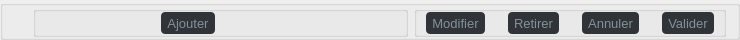
               <widget class="QGroupBox" name="groupBox_8">
                <property name="sizePolicy">
                 <sizepolicy hsizetype="Preferred" vsizetype="Expanding">
                  <horstretch>0</horstretch>
                  <verstretch>0</verstretch>
                 </sizepolicy>
                </property>
                <property name="maximumSize">
                 <size>
                  <width>16777215</width>
                  <height>30</height>
                 </size>
                </property>
                <property name="title">
                 <string/>
                </property>
                <layout class="QHBoxLayout" name="horizontalLayout_4">
                 <property name="leftMargin">
                  <number>30</number>
                 </property>
                 <property name="topMargin">
                  <number>0</number>
                 </property>
                 <property name="bottomMargin">
                  <number>0</number>
                 </property>
                 <item>
                  <widget class="QGroupBox" name="groupBox_11">
                   <property name="styleSheet">
                    <string notr="true"/>
                   </property>
                   <property name="title">
                    <string/>
                   </property>
                   <layout class="QHBoxLayout" name="horizontalLayout_8">
                    <property name="leftMargin">
                     <number>125</number>
                    </property>
                    <property name="topMargin">
                     <number>0</number>
                    </property>
                    <property name="rightMargin">
                     <number>190</number>
                    </property>
                    <property name="bottomMargin">
                     <number>0</number>
                    </property>
                    <item>
                     <widget class="QToolButton" name="ajoutV">
                      <property name="sizePolicy">
                       <sizepolicy hsizetype="Expanding" vsizetype="Expanding">
                        <horstretch>0</horstretch>
                        <verstretch>0</verstretch>
                       </sizepolicy>
                      </property>
                      <property name="maximumSize">
                       <size>
                        <width>16777215</width>
                        <height>27</height>
                       </size>
                      </property>
                      <property name="font">
                       <font>
                        <pointsize>10</pointsize>
                       </font>
                      </property>
                      <property name="styleSheet">
                       <string notr="true">#ajoutV:hover{
	font: 12pt &quot;Corbel&quot;;
	border-radius :4px;	
	background-color: qlineargradient(spread:pad, x1:0.0301508, y1:0.5, x2:0.944, y2:0.55, stop:0.0753769 rgba(6, 82, 96, 52), stop:0.784689 rgba(4, 111, 119, 57));
	color: rgb(27, 253, 238);
}
#ajoutV{
	border-radius :4px;
	color: rgb(132, 145, 152);
	background-color: rgb(48, 51, 56);
}</string>
                      </property>
                      <property name="text">
                       <string>Ajouter</string>
                      </property>
                     </widget>
                    </item>
                   </layout>
                  </widget>
                 </item>
                 <item>
                  <widget class="QGroupBox" name="groupBox_12">
                   <property name="styleSheet">
                    <string notr="true"/>
                   </property>
                   <property name="title">
                    <string/>
                   </property>
                   <layout class="QHBoxLayout" name="horizontalLayout_7">
                    <property name="spacing">
                     <number>23</number>
                    </property>
                    <property name="topMargin">
                     <number>0</number>
                    </property>
                    <property name="bottomMargin">
                     <number>0</number>
                    </property>
                    <item>
                     <widget class="QToolButton" name="modifP">
                      <property name="sizePolicy">
                       <sizepolicy hsizetype="Expanding" vsizetype="Fixed">
                        <horstretch>0</horstretch>
                        <verstretch>0</verstretch>
                       </sizepolicy>
                      </property>
                      <property name="maximumSize">
                       <size>
                        <width>16777215</width>
                        <height>27</height>
                       </size>
                      </property>
                      <property name="font">
                       <font>
                        <pointsize>10</pointsize>
                       </font>
                      </property>
                      <property name="styleSheet">
                       <string notr="true">#modifP:hover{
	font: 12pt &quot;Corbel&quot;;
	border-radius :4px;	
	background-color: qlineargradient(spread:pad, x1:0.0301508, y1:0.5, x2:0.944, y2:0.55, stop:0.0753769 rgba(6, 82, 96, 52), stop:0.784689 rgba(4, 111, 119, 57));
	color: rgb(27, 253, 238);
}
#modifP{
	border-radius :4px;
	color: rgb(132, 145, 152);
	background-color: rgb(48, 51, 56);
}</string>
                      </property>
                      <property name="text">
                       <string>Modifier</string>
                      </property>
                     </widget>
                    </item>
                    <item>
                     <widget class="QToolButton" name="retirerP">
                      <property name="sizePolicy">
                       <sizepolicy hsizetype="Expanding" vsizetype="Fixed">
                        <horstretch>0</horstretch>
                        <verstretch>0</verstretch>
                       </sizepolicy>
                      </property>
                      <property name="maximumSize">
                       <size>
                        <width>16777215</width>
                        <height>27</height>
                       </size>
                      </property>
                      <property name="font">
                       <font>
                        <pointsize>10</pointsize>
                       </font>
                      </property>
                      <property name="styleSheet">
                       <string notr="true">#retirerP:hover{
	font: 12pt &quot;Corbel&quot;;
	border-radius :4px;	
	background-color: qlineargradient(spread:pad, x1:0.0301508, y1:0.5, x2:0.944, y2:0.55, stop:0.0753769 rgba(6, 82, 96, 52), stop:0.784689 rgba(4, 111, 119, 57));
	color: rgb(27, 253, 238);
}
#retirerP{
	border-radius :4px;
	color: rgb(132, 145, 152);
	background-color: rgb(48, 51, 56);
}</string>
                      </property>
                      <property name="text">
                       <string>Retirer</string>
                      </property>
                     </widget>
                    </item>
                    <item>
                     <widget class="QToolButton" name="annulV">
                      <property name="sizePolicy">
                       <sizepolicy hsizetype="Expanding" vsizetype="Fixed">
                        <horstretch>0</horstretch>
                        <verstretch>0</verstretch>
                       </sizepolicy>
                      </property>
                      <property name="maximumSize">
                       <size>
                        <width>16777215</width>
                        <height>27</height>
                       </size>
                      </property>
                      <property name="font">
                       <font>
                        <pointsize>10</pointsize>
                       </font>
                      </property>
                      <property name="styleSheet">
                       <string notr="true">#annulV:hover{
	font: 12pt &quot;Corbel&quot;;
	border-radius :4px;	
	background-color: qlineargradient(spread:pad, x1:0.0301508, y1:0.5, x2:0.944, y2:0.55, stop:0.0753769 rgba(6, 82, 96, 52), stop:0.784689 rgba(4, 111, 119, 57));
	color: rgb(27, 253, 238);
}
#annulV{
	border-radius :4px;
	color: rgb(132, 145, 152);
	background-color: rgb(48, 51, 56);
}</string>
                      </property>
                      <property name="text">
                       <string>Annuler</string>
                      </property>
                     </widget>
                    </item>
                    <item>
                     <widget class="QToolButton" name="validerV">
                      <property name="sizePolicy">
                       <sizepolicy hsizetype="Expanding" vsizetype="Expanding">
                        <horstretch>0</horstretch>
                        <verstretch>0</verstretch>
                       </sizepolicy>
                      </property>
                      <property name="maximumSize">
                       <size>
                        <width>16777215</width>
                        <height>28</height>
                       </size>
                      </property>
                      <property name="font">
                       <font>
                        <pointsize>10</pointsize>
                       </font>
                      </property>
                      <property name="styleSheet">
                       <string notr="true">#validerV:hover{
	font: 12pt &quot;Corbel&quot;;
	border-radius :4px;	
	background-color: qlineargradient(spread:pad, x1:0.0301508, y1:0.5, x2:0.944, y2:0.55, stop:0.0753769 rgba(6, 82, 96, 52), stop:0.784689 rgba(4, 111, 119, 57));
	color: rgb(27, 253, 238);
}
#validerV{
	border-radius :4px;
	color: rgb(132, 145, 152);
	background-color: rgb(48, 51, 56);
}</string>
                      </property>
                      <property name="text">
                       <string>Valider</string>
                      </property>
                     </widget>
                    </item>
                   </layout>
                  </widget>
                 </item>
                </layout>
               </widget>
